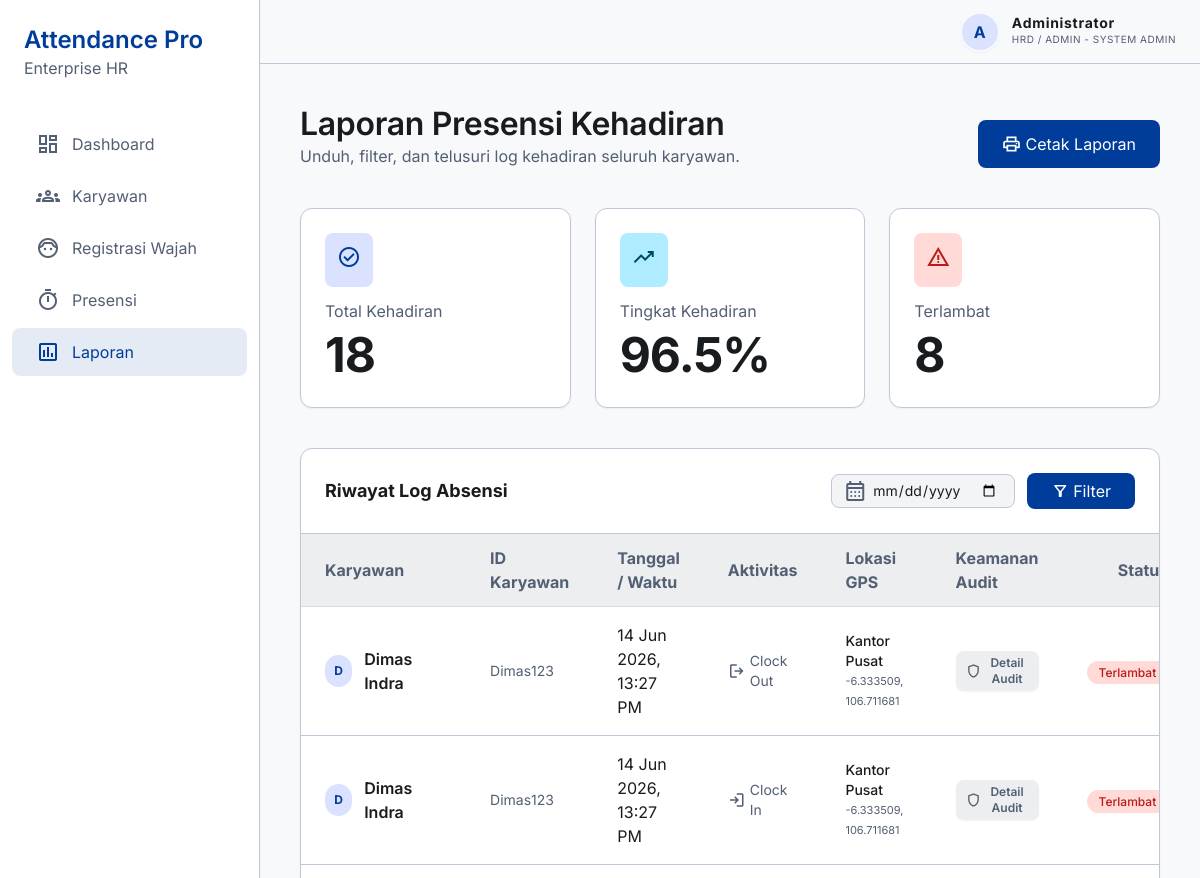
Page /laporan/ (signed in, upper part) on the earlier database version.
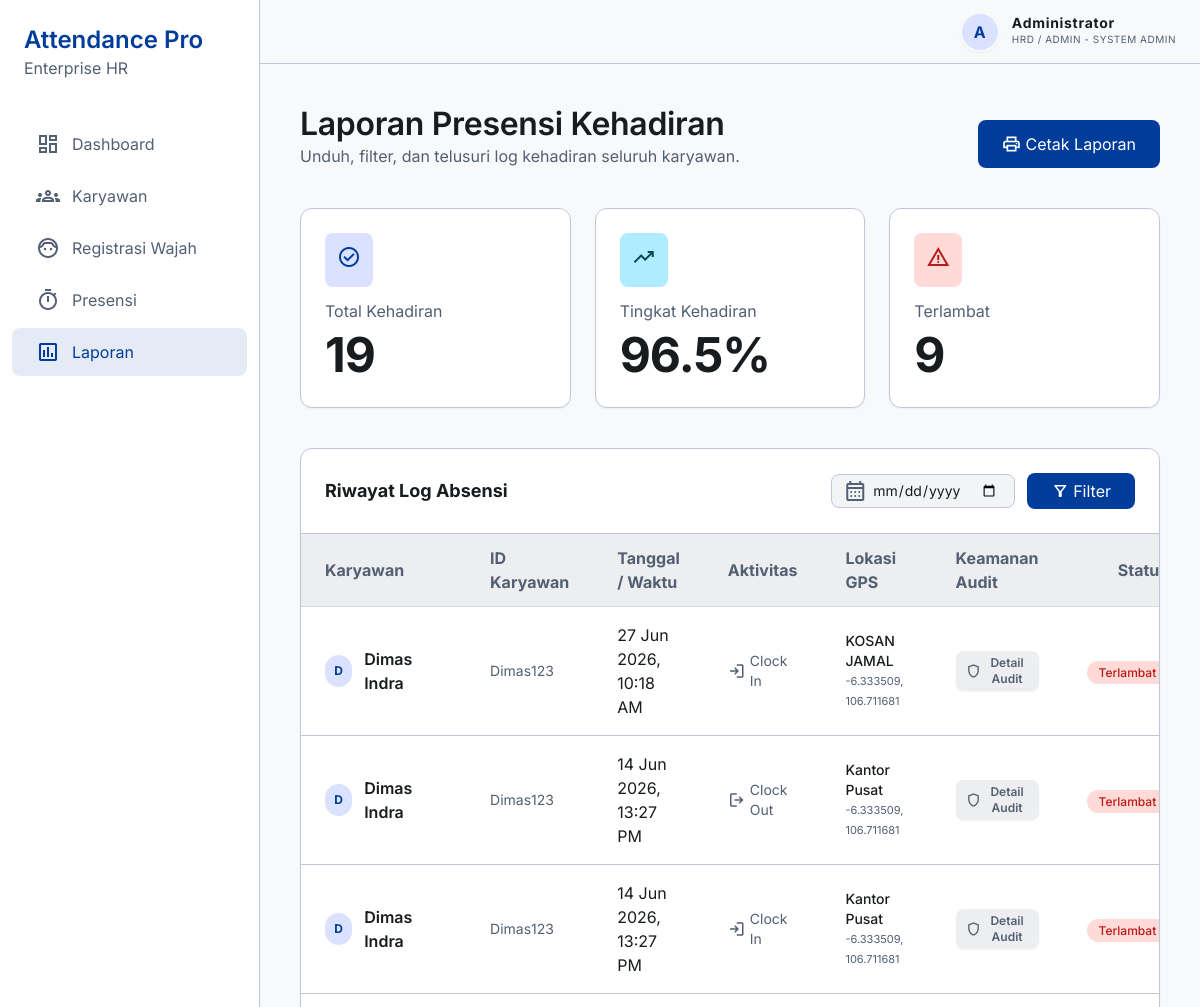
Same page on the later database version.
### presensi/models.py (models this page shows, shortened)
class Attendance(models.Model):
    STATUS_CHOICES = (
        ('on_time', 'On Time'),
        ('late', 'Late'),
    )
    TYPE_CHOICES = (
        ('in', 'Clock In'),
        ('out', 'Clock Out'),
    )
    employee = models.ForeignKey(
        Employee,
        on_delete=models.CASCADE,
        related_name='attendances'
    )
    branch = models.ForeignKey(
        Branch,
        on_delete=models.SET_NULL,
        null=True,
        blank=True,
        related_name='attendances'
    )
    timestamp = models.DateTimeField(auto_now_add=True)
    type = models.CharField(
        max_length=10,
        choices=TYPE_CHOICES,
        default='in'
    )
    latitude = models.DecimalField(max_digits=9, decimal_places=6)
    longitude = models.DecimalField(max_digits=9, decimal_places=6)
    status = models.CharField(max_length=20, choices=STATUS_CHOICES)
    gps_accuracy = models.FloatField(null=True, blank=True)
    distance_from_office = models.FloatField(null=True, blank=True)
    face_confidence_score = models.FloatField(null=True, blank=True)
    liveness_result = models.CharField(max_length=50, null=True, blank=True)
    device_information = models.TextField(null=True, blank=True)
    browser_information = models.TextField(null=True, blank=True)

class Employee(models.Model):
    user = models.OneToOneField(
        User,
        on_delete=models.CASCADE,
        related_name='employee_profile',
        null=True,
        blank=True
    )
    employee_id = models.CharField(max_length=50, unique=True)
    fullname = models.CharField(max_length=150)
    division = models.CharField(max_length=100)
    position = models.CharField(max_length=100)
    profile_image = models.TextField(null=True, blank=True)
    is_validated = models.BooleanField(default=False)

class Branch(models.Model):
    name = models.CharField(max_length=100, unique=True)
    latitude = models.DecimalField(max_digits=9, decimal_places=6)
    longitude = models.DecimalField(max_digits=9, decimal_places=6)
    radius = models.IntegerField(default=150)

### presensi/views.py (the view)
# urls.py: path('laporan/', views.laporan, name='laporan'),
@login_required(login_url='login')
def laporan(request):
    if not is_hrd(request.user):
        if hasattr(request.user, 'employee_profile'):
            attendances = Attendance.objects.filter(employee=request.user.employee_profile)
        else:
            attendances = Attendance.objects.none()
    else:
        attendances = Attendance.objects.all()
    selected_date = request.GET.get('date', '')
    if selected_date:
        try:
            parsed_date = datetime.strptime(selected_date, '%Y-%m-%d').date()
            attendances = attendances.filter(timestamp__date=parsed_date)
        except ValueError:
            pass
    attendances = attendances.order_by('-timestamp')
    total_hadir = attendances.filter(type='in').count()
    terlambat = attendances.filter(status='late').count()
    attendance_rate = 96.5 if total_hadir else 0.0
    context = {
        'attendances': attendances,
        'total_hadir': total_hadir,
        'terlambat': terlambat,
        'attendance_rate': attendance_rate,
        'selected_date': selected_date,
    }
    return render(request, 'laporan/laporan.html', context)

### presensi/views.py (called while the page is built)
def is_hrd(user):
    return user.is_authenticated and (getattr(user, 'role', 'karyawan') == 'admin' or user.is_superuser)

### templates/laporan/laporan.html (shortened to what the changed rows need)
{% load static %}
<!DOCTYPE html>
<html class="light" lang="id"><head>
<script src="{% static 'js/tailwind.js' %}"></script>
<script id="tailwind-config">
        tailwind.config = {
            darkMode: "class",
            theme: {
                extend: {
                    "colors": {
                        "error": "#ba1a1a",
                        "tertiary": "#004b59",
                        "surface-dim": "#d9dadc",
                        "on-background": "#191c1e",
                        "on-tertiary-fixed": "#001f27",
                        "surface-bright": "#f8f9fb",
                        "secondary": "#535f73",
                        "surface-tint": "#0c56d0",
                        "primary-fixed": "#dae2ff",
                        "tertiary-fixed": "#afecff",
                        "surface-container-low": "#f3f4f6",
                        "outline": "#737685",
                        "primary": "#003d9b",
                        "on-primary": "#ffffff",
                        "primary-container": "#0052cc",
                        "tertiary-container": "#006477",
                        "surface-container-high": "#e7e8ea",
                        "on-primary-fixed": "#001848",
                        "inverse-on-surface": "#f0f1f3",
                        "on-surface-variant": "#434654",
                        "on-surface": "#191c1e",
                        "on-secondary-fixed": "#101c2d",
                        "surface-variant": "#e1e2e4",
                        "inverse-surface": "#2e3132",
                        "on-tertiary": "#ffffff",
                        "tertiary-fixed-dim": "#48d7f9",
                        "on-error-container": "#93000a",
                        "background": "#f8f9fb",
                        "surface-container-highest": "#e1e2e4",
                        "on-error": "#ffffff",
                        "inverse-primary": "#b2c5ff",
                        "surface-container-lowest": "#ffffff",
                        "primary-fixed-dim": "#b2c5ff",
                        "secondary-container": "#d4e0f8",
                        "on-secondary-fixed-variant": "#3b475b",
                        "secondary-fixed": "#d7e3fb",
                        "on-secondary": "#ffffff",
                        "on-primary-container": "#c4d2ff",
                        "on-tertiary-container": "#76e2ff",
                        "surface-container": "#edeef0",
                        "on-secondary-container": "#576377",
                        "error-container": "#ffdad6",
                        "outline-variant": "#c3c6d6",
                        "surface": "#f8f9fb",
                        "on-primary-fixed-variant": "#0040a2",
                        "secondary-fixed-dim": "#bbc7de",
                        "on-tertiary-fixed-variant": "#004e5d"
                    },
                    "borderRadius": {
                        "DEFAULT": "0.25rem",
                        "lg": "0.5rem",
                        "xl": "0.75rem",
                        "full": "9999px"
                    },
                    "spacing": {
                        "sidebar-width": "260px",
                        "gutter": "24px",
                        "xs": "4px",
                        "sm": "12px",
                        "lg": "40px",
                        "xl": "64px",
                        "container-max": "1440px",
                        "base": "8px",
                        "md": "24px"
                    },
                    "fontFamily": {
                        "label-md": ["Inter"],
                        "label-sm": ["Inter"],
                        "headline-md": ["Inter"],
                        "display-lg": ["Inter"],
                        "headline-lg": ["Inter"],
                        "body-lg": ["Inter"],
                        "body-md": ["Inter"],
                        "body-sm": ["Inter"]
                    },
                    "fontSize": {
                        "label-md": ["14px", {"lineHeight": "20px", "letterSpacing": "0.05em", "fontWeight": "500"}],
                        "label-sm": ["12px", {"lineHeight": "16px", "fontWeight": "600"}],
                        "headline-md": ["24px", {"lineHeight": "32px", "fontWeight": "600"}],
                        "display-lg": ["48px", {"lineHeight": "56px", "letterSpacing": "-0.02em", "fontWeight": "700"}],
                        "headline-lg": ["32px", {"lineHeight": "40px", "letterSpacing": "-0.01em", "fontWeight": "600"}],
                        "body-lg": ["18px", {"lineHeight": "28px", "fontWeight": "400"}],
                        "body-md": ["16px", {"lineHeight": "24px", "fontWeight": "400"}],
                        "body-sm": ["14px", {"lineHeight": "20px", "fontWeight": "400"}]
                    }
                },
            },
        }
    </script>
</head>
<body class="bg-background text-on-background">
{% include "components/sidebar.html" %}
<main class="ml-[260px] min-h-screen flex flex-col">
    <section class="mt-16 p-sm md:p-md lg:p-lg space-y-lg max-w-container-max mx-auto w-full">
        <div class="flex flex-col md:flex-row md:items-end justify-between gap-md">
            <div>
                <h2 class="font-headline-lg text-headline-lg text-on-surface">Laporan Presensi Kehadiran</h2>
            </div>
        </div>
        <div class="grid grid-cols-1 md:grid-cols-3 gap-md">
            <div class="bg-surface-container-lowest p-md rounded-xl border border-outline-variant shadow-sm relative overflow-hidden">
                <div class="flex justify-between items-start mb-sm">
                    <div class="p-sm bg-primary-fixed rounded-lg">
                    </div>
                </div>
                <p class="font-label-md text-secondary">Total Kehadiran</p>
                <h3 class="font-display-lg text-display-lg text-on-surface mt-xs">{{ total_hadir }}</h3>
            </div>
            <div class="bg-surface-container-lowest p-md rounded-xl border border-outline-variant shadow-sm relative overflow-hidden">
                <div class="flex justify-between items-start mb-sm">
                    <div class="p-sm bg-error-container rounded-lg">
                    </div>
                </div>
                <p class="font-label-md text-secondary">Terlambat</p>
                <h3 class="font-display-lg text-display-lg text-on-surface mt-xs">{{ terlambat }}</h3>
            </div>
        </div>
        <div class="bg-surface-container-lowest rounded-xl border border-outline-variant shadow-sm overflow-hidden">
            <div class="overflow-x-auto">
                <table class="w-full text-left">
                    <thead>
                        <tr class="bg-surface-container border-b border-outline-variant/50">
                            <th class="px-sm py-2.5 md:px-md md:py-3 font-label-md text-secondary">Karyawan</th>
                            <th class="px-sm py-2.5 md:px-md md:py-3 font-label-md text-secondary">ID Karyawan</th>
                            <th class="px-sm py-2.5 md:px-md md:py-3 font-label-md text-secondary">Tanggal / Waktu</th>
                            <th class="px-sm py-2.5 md:px-md md:py-3 font-label-md text-secondary">Aktivitas</th>
                            <th class="px-sm py-2.5 md:px-md md:py-3 font-label-md text-secondary">Lokasi GPS</th>
                            <th class="px-sm py-2.5 md:px-md md:py-3 font-label-md text-secondary">Keamanan Audit</th>
                            <th class="px-sm py-2.5 md:px-md md:py-3 font-label-md text-secondary text-right">Status</th>
                        </tr>
                    </thead>
                    <tbody class="divide-y divide-outline-variant">
                        {% for att in attendances %}
                        <tr class="hover:bg-surface-container transition-colors">
                            <td class="px-sm py-2.5 md:px-md md:py-4">
                                <div class="flex items-center gap-sm">
                                    <div class="w-8 h-8 rounded-full bg-primary-fixed flex items-center justify-center text-primary font-bold text-xs">
                                        {{ att.employee.fullname|make_list|first }}
                                    </div>
                                    <p class="font-body-md text-on-surface font-semibold">{{ att.employee.fullname }}</p>
                                </div>
                            </td>
                            <td class="px-sm py-2.5 md:px-md md:py-4 text-body-sm text-secondary">{{ att.employee.employee_id }}</td>
                            <td class="px-sm py-2.5 md:px-md md:py-4 font-body-sm text-on-surface">{{ att.timestamp|date:"d M Y, H:i A" }}</td>
                            <td class="px-sm py-2.5 md:px-md md:py-4">
                                <span class="flex items-center gap-xs text-body-sm text-secondary">
                                    <span class="material-symbols-outlined text-[18px]">{% if att.type == 'in' %}login{% else %}logout{% endif %}</span>
                                    {{ att.get_type_display }}
                                </span>
                            </td>
                            <td class="px-sm py-2.5 md:px-md md:py-4 text-body-sm">
                                <span class="font-medium text-on-surface">{{ att.branch.name|default:"Kantor Pusat" }}</span>
                                <span class="block text-[11px] text-secondary">{{ att.latitude }}, {{ att.longitude }}</span>
                            </td>
                            <td class="px-sm py-2.5 md:px-md md:py-4 text-body-sm">
                                <button onclick="openAuditModal('{{ att.employee.fullname|escapejs }}', '{{ att.timestamp|date:'d M Y, H:i A'|escapejs }}', '{{ att.get_type_display|escapejs }}', '{{ att.gps_accuracy|default:'N/A' }}', '{{ att.distance_from_office|default:'N/A' }}', '{{ att.face_confidence_score|default:'N/A' }}', '{{ att.liveness_result|default:'N/A' }}', '{{ att.device_information|escapejs }}', '{{ att.browser_information|escapejs }}')" class="inline-flex items-center gap-xs px-2.5 py-1 bg-surface-container hover:bg-primary hover:text-on-primary rounded-lg transition-all text-xs font-semibold text-secondary shadow-sm">
                                    <span class="material-symbols-outlined text-[16px]">shield</span>
                                    Detail Audit
                                </button>
                            </td>
                            <td class="px-sm py-2.5 md:px-md md:py-4 text-right">
                                {% if att.status == 'on_time' %}
                                <span class="px-3 py-1 rounded-full bg-green-100 text-green-700 text-label-sm font-medium">Tepat Waktu</span>
                                {% else %}
                                <span class="px-3 py-1 rounded-full bg-error-container text-error text-label-sm font-medium">Terlambat</span>
                                {% endif %}
                            </td>
                        </tr>
                        {% empty %}
                        <tr><td colspan="7" class="text-center py-md text-secondary">Belum ada riwayat kehadiran di sistem.</td></tr>
                        {% endfor %}
                    </tbody>
                </table>
            </div>
        </div>
    </section>
</main>
</body>
</html>

Differences in the rows shown:
added Attendance: employee.fullname|make_list "D", employee.fullname "Dimas Indra", employee.employee_id "Dimas123", timestamp "27 Jun 2026, 10:18 AM", type "Clock In", branch.name "KOSAN JAMAL", latitude "-6.333509", longitude "106.711681", status "Terlambat"
Other differences:
{{ total_hadir }}: "18" → "19"
{{ terlambat }}: "8" → "9"
